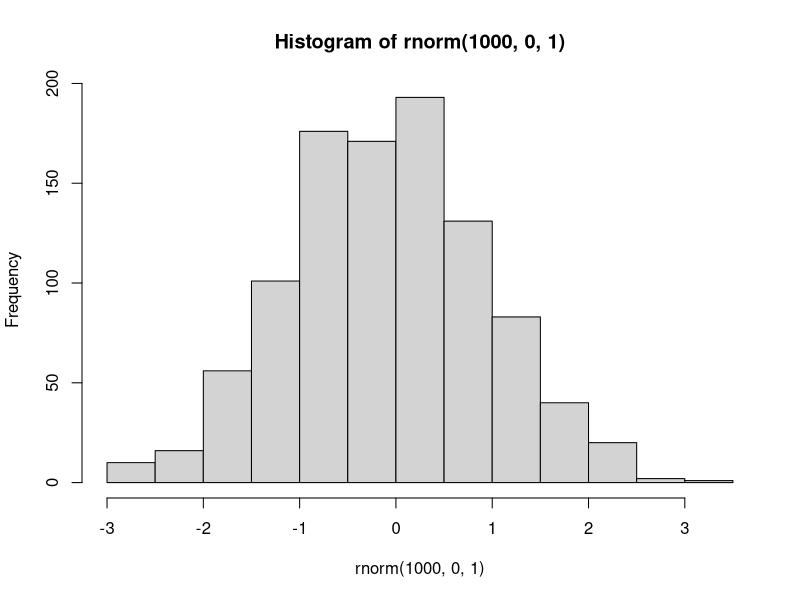

This chart was generated by the following R code:
## ---- chunk 1
knitr::opts_chunk$set(echo = FALSE)
## ---- chunk 2
hist(rnorm(1000,0,1))
